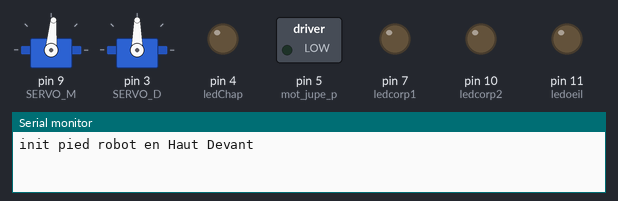
Recording of a sketch running on a simulated Arduino Nano, built with avr-gcc and run on an emulated ATmega328P. Shown: 2 × servo, switched loads named in the sketch (green lamp = pin HIGH), output pins drawn as LEDs (lit = HIGH), the last lines printed to the serial monitor.

Above: at 0.1 s.
At 0.5 s:
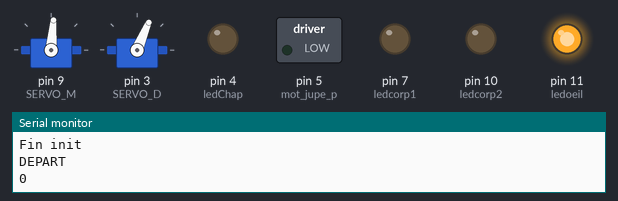
At 1.5 s:
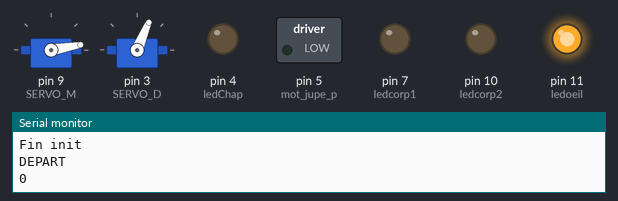
At 20.5 s:
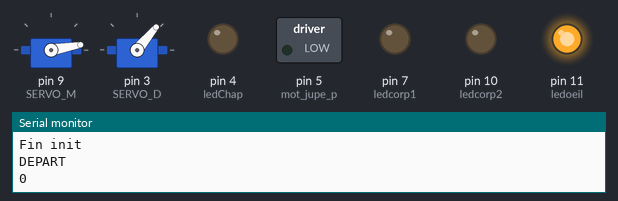
At 39.5 s:
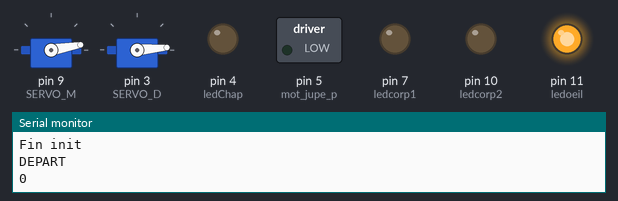
Timing chart, 0 to 40.4 s (numbered marks = the images above):
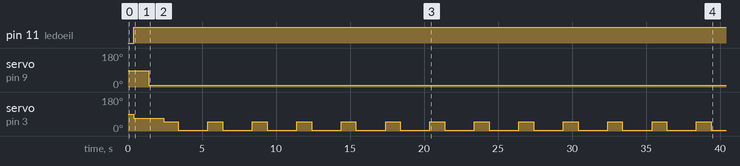

Measured:
- by itself, pin 11 (ledoeil): LOW → HIGH at 0.40 s
- by itself, servo on pin 9 (SERVO_M): 85° → 10° at 1.4 s
- by itself, servo on pin 3 (SERVO_D): repeats every 3.0 s: 50° 1.0 s, 5° 2.0 s

The sketch:

etat_test_Marche.ino
```cpp
#define DEBUG

#define DEPART 0
#define ATT_5_SEC 1
#define ATTAQUE_AVEUGLE 2
#define CHERCHE_ADV 3
#define ON_ATTAQUE 4
#define AVANCE 5

#define TEST_SERVO 6

#define SEUIL_DETECTION_ADV 100

#define SERVO_D 3
#define SERVO_M 9

#include <Servo.h>
//#include <arduino.h>
Servo servoD;  // create servo object to control a servo
// twelve servo objects can be created on most boards
Servo servoM;

int capteurIRavant = A6;    // select the input pin for the potentiometer
int capteurIRarriere = A1;    // select the input pin for the potentiometer
int capteurIRgauche = A2;    // select the input pin for the potentiometer
int capteurIRdroit = A3;    // select the input pin for the potentiometer

const int ledChap = 4;
const int ledcorp1 = 7;
const int ledcorp2 = 10;
const int ledoeil = 11;

int bouton_droit_oeil = 14;
int bouton_gauche = 12;
int etatbout_droit_oeil;
int etatbout_gauche;

int posd = 0;    // variable to store the servo position
int posm = 0;

int mot_jupe_p = 5;
int mot_jupe_gnd = 6;


int s_state, s_state_next;

#define POS_HAUTE_A 5
#define POS_HAUTE_B 176
#define POS_BASSE 85
int pos_m_0_180;
/*#define DIRECTION_AVANT 67
#define DIRECTION_DROITE 112
#define DIRECTION_ARRIERE 157
#define DIRECTION_GAUCHE 22*/

const int POS_AVANT = 0;
const int POS_ARRIERE = 1;

int Tab_Pos_Pied[2] = {10,170};

const int DIR_AVANT = 0;
const int DIR_GAUCHE = 1;
const int DIR_ARRIERE = 2;
const int DIR_DROITE = 3;

int Tab_Dir_Pied[2][4]={
  {67,112,157,22},
  {157,22,67,112}
};
int Dir_Actuel_Pied ;
int Dir_Souhaite_pied ;

const int HAUTE_AVANT = 0;
const int HAUTE_ARRIERE = 1;
boolean Pos_Actuel_pied = 0 ;
int tempoServoD = 700;
int tempoServoM = 800;

int tab_sensor0[180];
int val_max;
int degree_adv = 0;

// valeur absolu
int absolu(int valeur){
  if(valeur <= 0){
    valeur = (valeur * (-1));
    return valeur;
  }
}

//fonction tempo servo Direction
void tempoD (int tempo_base){
  int tempo_dir = (((Dir_Souhaite_pied - Dir_Actuel_Pied)/90*tempo_base));
  //if(tempo_dir <=0){tempo_dir=tempo_dir*-1;}
  tempo_dir = absolu(tempo_dir);
  #ifdef DEBUG
    Serial.print("Direction actuel du pied ");
    Serial.println(Dir_Actuel_Pied);
    Serial.print(" Direction souhaite du pied ");
    Serial.println(Dir_Souhaite_pied);
    Serial.print(" Tempo Direction ");
    Serial.println(tempo_dir);
  #endif
  delay(tempo_dir);
}

void Avance(int Direction_Souhaite){
  Dir_Souhaite_pied = Tab_Dir_Pied[Pos_Actuel_pied][Direction_Souhaite];
  servoD.write(Dir_Souhaite_pied);
  #ifdef DEBUG
    Serial.print("dir pied ");
    Serial.print(Direction_Souhaite);
    Serial.print(" POs ");
    Serial.println(Pos_Actuel_pied);
  #endif
  tempoD(tempoServoD); // delais si position pas bonne court si 90 ou -90 long si 180
  servoM.write(Tab_Pos_Pied[Pos_Actuel_pied]);
  #ifdef DEBUG
    Serial.print("position pied ");
    Serial.println(Pos_Actuel_pied);
  #endif
  Dir_Actuel_Pied = Tab_Dir_Pied[Pos_Actuel_pied][Direction_Souhaite];
  Pos_Actuel_pied =! Pos_Actuel_pied;
  #ifdef DEBUG
    Serial.print("position OPO pied ");
    Serial.println(Pos_Actuel_pied);
  #endif
  delay(tempoServoM);
  //Dir_Actuel_Pied = Tab_Dir_Pied[Pos_Actuel_pied][Direction_Souhaite];
  #ifdef DEBUG
    Serial.print("position pied ");
    Serial.print(Tab_Dir_Pied[Pos_Actuel_pied][Direction_Souhaite]);
     Serial.print(" ");
    Serial.println(Pos_Actuel_pied);
  #endif
}

void init_robot() {
    // Position initial
    // pied en haut
    #ifdef DEBUG
      Serial.println("init pied robot en Haut Devant");
    #endif
    servoM.write(POS_BASSE);
    delay(400);
    servoD.write(Tab_Dir_Pied[0][DIR_AVANT]);
    Dir_Actuel_Pied = Tab_Dir_Pied[0][DIR_AVANT];
     #ifdef DEBUG
      Serial.println("Fin init");
    #endif
}

void setup() {
  // put your setup code here, to run once:
  // initsystem
 Serial.begin(9600);

 servoM.attach(SERVO_M,850,2220);  // attaches the servo on pin 9 to the servo object
 servoD.attach(SERVO_D,700,2700);

 pinMode(bouton_droit_oeil, INPUT_PULLUP);
 digitalWrite(bouton_droit_oeil,HIGH );
 pinMode(bouton_gauche, INPUT);
 pinMode(ledChap, OUTPUT);
 pinMode(ledcorp1, OUTPUT);
 pinMode(ledcorp2, OUTPUT);
 pinMode(ledoeil, OUTPUT);

 pinMode(mot_jupe_p, OUTPUT);
 pinMode(mot_jupe_gnd, OUTPUT);
 digitalWrite(mot_jupe_gnd,LOW);
 digitalWrite(mot_jupe_p,LOW);
  pinMode(capteurIRavant, INPUT);
  pinMode(capteurIRdroit, INPUT);
  pinMode(capteurIRgauche, INPUT);
  pinMode(capteurIRarriere, INPUT);


   pos_m_0_180=POS_BASSE;
  init_robot();

    s_state = DEPART;
}

void loop() {
  // put your main code here, to run repeatedly:

  switch(s_state){

    case DEPART:
    	digitalWrite(ledoeil, 1);
      #ifdef DEBUG
    	  Serial.println("DEPART");
      #endif
      s_state_next=AVANCE;
      #ifdef DEBUG
        Serial.println(s_state);
      #endif
    	/*degree_adv = 0;
      	if(digitalRead(!bouton_droit_oeil)) {
      		//s_state_next = ATT_5_SEC;
      		//Serial.println("Attendre 5sec.");
      		s_state_next = TEST_SERVO;
      		Serial.println("TEST_SERVO");
      	}*/
    break;
    case AVANCE:
      while (true){
        delay(1000);
        //Avance(DIR_GAUCHE);
        // delay(3000);
       // Avance(DIR_ARRIERE);
       servoM.write(Tab_Pos_Pied[POS_AVANT]);
       delay(1000);
      // servoD.write(Tab_Dir_Pied[Pos_Actuel_pied][DIR_AVANT]);
       servoD.write(50);
       delay(1000);
       servoD.write(5);
      }
    break;
/*    case TEST_SERVO:
      digitalWrite(ledoeil, 0);
    	if(digitalRead(!bouton_gauche)) {
    		//pos_m_0_180 ++;
    		//servoD.write(pos_m_0_180);
        /*servoM.write(POS_HAUTE_A);
        delay(4000);
        Serial.print("position HAUTE_AVANT ");
        Serial.println(POS_HAUTE_A);
    		servoD.write(DIRECTION_AVANT);
        delay(4000);
        Serial.print("position DIRECTION_AVANT ");
        Serial.println(DIRECTION_AVANT);
        servoM.write(POS_HAUTE_B);
        delay(4000);
        Serial.print("position HAUTE_ARRIERE ");
        Serial.println(POS_HAUTE_B);

       // Avance(DIR_AVANT);
    	}

    	if(digitalRead(!bouton_droit_oeil)) {
    		//pos_m_0_180 --;
    		//servoD.write(pos_m_0_180);
    		/*servoM.write(POS_HAUTE_A);
        Serial.print("position HAUTE_AVANT ");
        Serial.println(POS_HAUTE_A);
        servoD.write(DIRECTION_AVANT);

     //   Avance(DIR_GAUCHE);
    	}
    	Serial.print("position ");
    	Serial.println(pos_m_0_180);
    	delay(100);
    break;

    case ATT_5_SEC:
    	for(int x=0;x<5;x++){
      		delay(100);
     		digitalWrite(ledoeil, 0);
      		delay(100);
      		digitalWrite(ledoeil, 1);
      	}

      	val_max=0;
     	Serial.println("Depart: cherche adv.");
       	servoM.write(POS_BASSE); pos_m_0_180=POS_BASSE;
    	delay(1000);
    	servoD.write(0);
    	delay(1000);
    	degree_adv = 0;
      	s_state_next = ON_ATTAQUE;
    break;

    case ATTAQUE_AVEUGLE:

    break;

    case CHERCHE_ADV:
    	digitalWrite(ledChap, 1);
    	servoM.write(POS_BASSE); pos_m_0_180=POS_BASSE;
    	delay(500);
    	servoD.write(0);
    	delay(1000);

      	for(int x=0;x<180;x++){
        	servoD.write(x);
        	tab_sensor0[x]=analogRead(capteurIRavant);
       	 	if(val_max<tab_sensor0[x]){
        		degree_adv = x;
          		val_max=tab_sensor0[x];
        	}
        	delay(50);
      	}
		Serial.print("Adversaire position: ");
		Serial.println(degree_adv);
		if(degree_adv-45>0) {
			degree_adv-=45;
		} else {
			degree_adv+=90-45;
		}
		Serial.print("Adversaire positioncompensait: ");
		Serial.println(degree_adv);
        if(val_max>100){
        	servoD.write(degree_adv);
        	delay(1000);
        	servoM.write(POS_HAUTE_A); pos_m_0_180=POS_HAUTE_A;
        	delay(1000);
        	s_state_next = ON_ATTAQUE;
        } else {
           val_max=0;
      		s_state_next = CHERCHE_ADV;
        }
    break;

    case ON_ATTAQUE:

    	if(pos_m_0_180==POS_HAUTE_A){
      		if((degree_adv+90)>180) {
        		servoD.write(degree_adv-90);delay(1000);
        	}
       		else {
        		servoD.write(degree_adv+90);delay(1000);
        	}
        	servoM.write(POS_HAUTE_B); pos_m_0_180=POS_HAUTE_B;
        	delay(1000);
      	} else {
        	servoD.write(degree_adv);
        	delay(1000);
        	servoM.write(POS_HAUTE_A); pos_m_0_180=POS_HAUTE_A;
        	delay(1000);
      	}
    	if(!digitalRead(bouton_gauche)) s_state_next = FIN;

    break;

    case FIN:
    servoD.write(degree_adv);
    servoM.write(POS_HAUTE_A);
    //val_max=0;
      break;
    default:
    ;*/
  }
  s_state = s_state_next;
}
```
